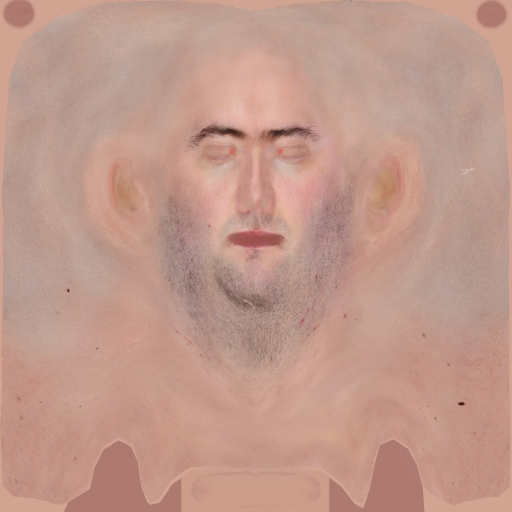
#> input picture Map-COL.jpg, 1024 x 1024 px, found by its file name (shown at 1/2 size)
$ python create_texture.py
#> lines starting #> are read from the running program, lines starting #| are printed output that depends on the picture
import os
from PIL import Image, ImageFilter, ImageEnhance

# 1. Load base texture and Alec Douglas-Home photo
base_tex = Image.open('m:/TDS/3D-face-reconstruction/Map-COL.jpg').convert('RGB')
#> base_tex is the input picture: PIL image 1024x1024 RGB; mean R, G, B 192.8, 152.9, 139.7
tw, th = base_tex.size # 1024 x 1024
#> tw = 1024; th = 1024

alec_img = Image.open('m:/TDS/3D-face-reconstruction/alec_douglas_home.jpg').convert('RGB')
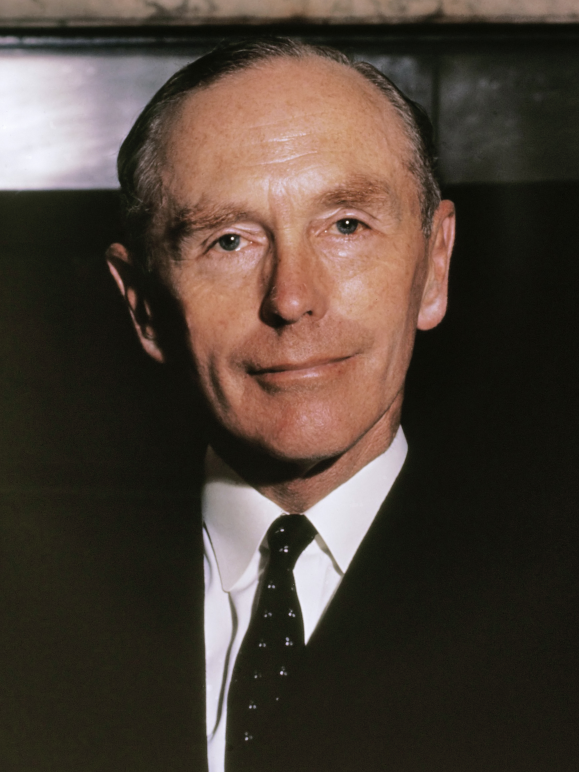
#> input picture alec_douglas_home.jpg, 1737 x 2316 px, found by its file name (shown at 1/3 size)
#> alec_img is the input picture: PIL image 1737x2316 RGB; mean R, G, B 75.8, 63.6, 54.2
aw, ah = alec_img.size
#> aw = 1737; ah = 2316

# In alec_douglas_home.jpg:
# Center of eyes is around y=680, x=870
# Left eye (image right) ≈ (1010, 680), Right eye (image left) ≈ (730, 680) -> Eye distance ≈ 280 px
# Nose tip ≈ (870, 880)
# Mouth center ≈ (870, 990)
# Chin tip ≈ (870, 1150)
# Forehead top ≈ (870, 350)

# In Map-COL.jpg (note in image pixels, PIL y=0 is top, while glTF v=1 is top):
# glTF v=0.655 corresponds to PIL y = int((1.0 - 0.655) * 1024) = 353
# Eye level PIL y ≈ 353
# Left eye (u=0.633) -> PIL x = int(0.633 * 1024) = 648
# Right eye (u=0.376) -> PIL x = int(0.376 * 1024) = 385
# Eye distance in texture = 648 - 385 = 263 px
# Nose tip: PIL x ≈ 512, PIL y = int((1 - 0.613) * 1024) = 396
# Mouth: PIL x ≈ 512, PIL y = int((1 - 0.548) * 1024) = 463
# Chin: PIL x ≈ 500, PIL y = int((1 - 0.444) * 1024) = 569
# Forehead: PIL x ≈ 512, PIL y = int((1 - 0.767) * 1024) = 238

# Crop Alec Douglas-Home face region:
# Face box in original photo:
# x: from 480 to 1260 (width 780, centered at 870)
# y: from 180 to 1320 (height 1140, centered at 750)
face_box = (480, 180, 1260, 1320)
alec_face = alec_img.crop(face_box)
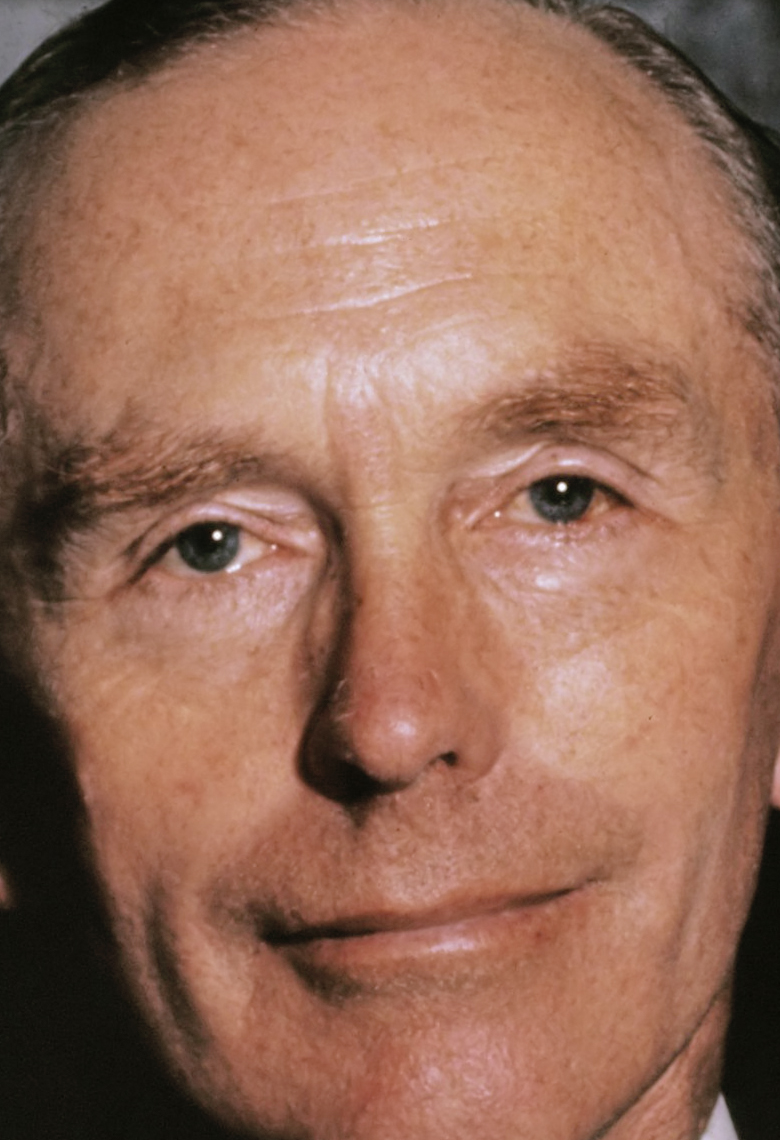
#> alec_face: PIL image 780x1140 RGB; mean R, G, B 151.1, 107.8, 88.5

# We want the cropped face to map onto the texture:
# Texture target area:
# x: from 280 to 744 (width 464, centered at 512)
# y: from 150 to 650 (height 500)
target_w = 480
target_h = 520
alec_resized = alec_face.resize((target_w, target_h), Image.Resampling.LANCZOS)
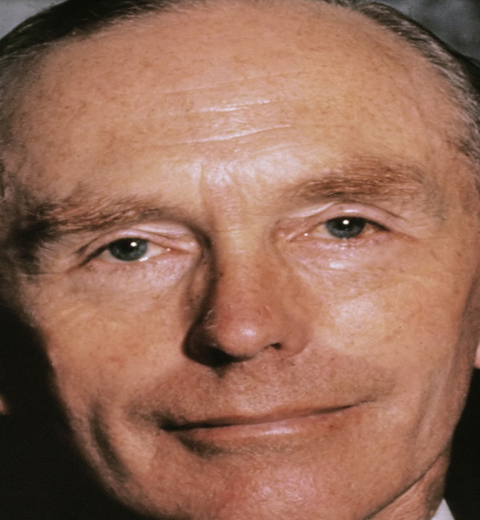
#> alec_resized: PIL image 480x520 RGB; mean R, G, B 151.1, 107.8, 88.5

# Create an elliptical feather mask so the photo seamlessly blends with the head skin
mask = Image.new('L', (target_w, target_h), 0)
#> mask: PIL image 480x520 L; every value is 0
mw, mh = mask.size
#> mw = 480; mh = 520
cx, cy = mw / 2.0, mh / 2.0
#> cx = 240; cy = 260
rx, ry = mw * 0.42, mh * 0.44
#> rx = 201.6; ry = 228.8

for y in range(mh):
    for x in range(mw):
        # Normalized distance from center
        dx = (x - cx) / rx
        dy = (y - cy) / ry
        dist = (dx*dx + dy*dy)**0.5
        if dist < 0.65:
            alpha = 255
        elif dist < 1.0:
            alpha = int(255 * (1.0 - (dist - 0.65) / 0.35))
        else:
            alpha = 0
        mask.putpixel((x, y), alpha)
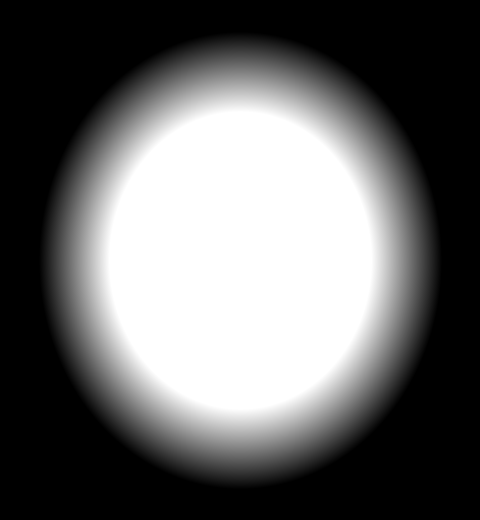
#> mask: PIL image 480x520 L; min 0, max 255, mean 102.1

mask = mask.filter(ImageFilter.GaussianBlur(radius=8))

# Paste onto base texture
dest_x = 512 - target_w // 2
dest_y = 155
base_tex.paste(alec_resized, (dest_x, dest_y), mask)
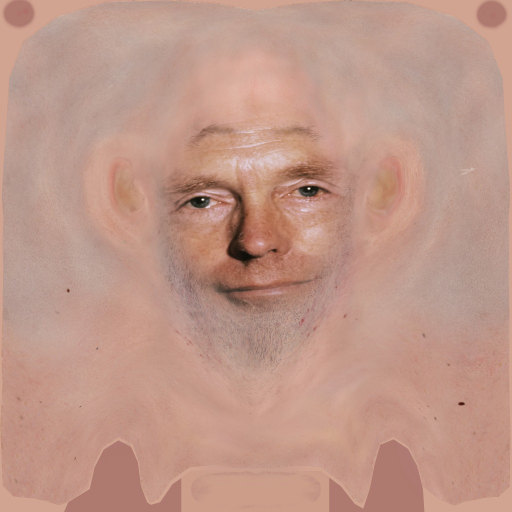
#> base_tex: PIL image 1024x1024 RGB (shown at 1/2 size); mean R, G, B 191.2, 150.8, 136.8

# Save result texture
base_tex.save('m:/TDS/3D-face-reconstruction/alec_blended_texture.jpg', quality=90)
print("Saved alec_blended_texture.jpg successfully!")
